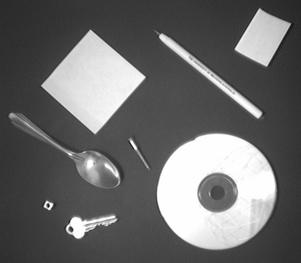
%> input picture edgedetect/shapessm.jpg, 301 x 263 px
$ octave edgedetect_scratchpad4.m   (GNU Octave 9; MATLAB toolbox functions it lacks are replaced by stand-ins)
%> lines starting %> are read from the running program, lines starting %| are printed output that depends on the picture; in (x1, y1, x2, y2) boxes, pixels count from 0 and x2, y2 are one past the last pixel; in counts of white or black regions, pixels touching at a corner belong together; the program's own positions count from 1
clear all;
close all;

%% Import test imag, filter and output label matrix for connected regions
im = imread('shapessm.jpg');
%> im is the input picture: size 263x301 uint8; min 14, max 255, mean 106.3
I1 = im;
figure(1); imshow(I1); title('Original image'); pause(0.5);

I2 = edge(I1, 'canny');
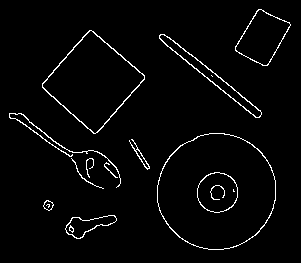
%> I2: size 263x301 logical; 2.8% white in thin lines or dots, all inside (x1, y1, x2, y2) = (9, 9, 291, 250)
I2 = bwareaopen(I2, 20);
% figure(2); imshow(I2); title('Edge output'); pause(0.5);

I2 = imfill(I2, 'holes');
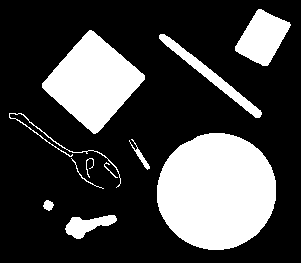
%> I2: size 263x301 logical; 26.5% white; 11 white regions, largest, box (x1, y1, x2, y2) and area: (157, 133, 276, 250) 10946, (42, 30, 145, 134) 5742, (235, 9, 291, 66) 1855
% figure(2); imshow(I2); title('Imfill output'); pause(0.5);

dilationFactor = 5;
se90 = strel('line', dilationFactor, 90);
se0 = strel('line', dilationFactor, 0);
I3 = imdilate(I2, [se90 se0]);
%> I3: size 263x301 logical; 33.2% white; 8 white regions, largest, box (x1, y1, x2, y2) and area: (155, 131, 278, 252) 11906, (40, 28, 147, 136) 6586, (233, 7, 293, 68) 2323
% figure(3); imshow(I3); title('Imdilate output'); pause(0.5);

I3 = imfill(I3, 'holes');
I3 = bwareaopen(I3, 400);
%> I3: size 263x301 logical; 32.7% white; 6 white regions, box (x1, y1, x2, y2) and area: (155, 131, 278, 252) 11906, (40, 28, 147, 136) 6586, (233, 7, 293, 68) 2323, (7, 111, 123, 191) 2139, (157, 32, 264, 120) 1915, (63, 213, 119, 241) 978
% figure(3); imshow(I3); title('Imdilate imfill output'); pause(0.5);

seD = strel('diamond',1);
I3 = imerode(I3, seD);
%> I3: size 263x301 logical; 30.8% white; 6 white regions, box (x1, y1, x2, y2) and area: (156, 132, 277, 251) 11558, (41, 29, 146, 135) 6346, (234, 8, 292, 67) 2160, (8, 112, 122, 190) 1782, (158, 33, 263, 119) 1688, (64, 214, 118, 240) 848
I3 = imerode(I3, seD);
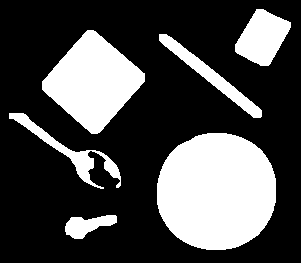
%> I3: size 263x301 logical; 29% white; 6 white regions
% figure(3); imshow(I3); title('Imerode output'); pause(0.5);

cc = bwconncomp(I3);
%> cc = 6 connected components
labeled = labelmatrix(cc);
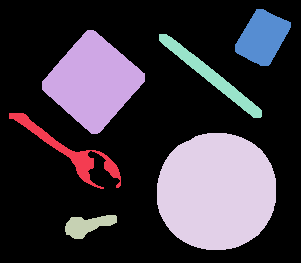
%> labeled: size 263x301 uint8; 7 distinct labels, from 0 to 6; one colour per label, 0 black
figure(1); imshow(label2rgb(labeled)); title('rgblabelled regions'); pause(0.5);
%> after `imshow(label2rgb(labeled))`:
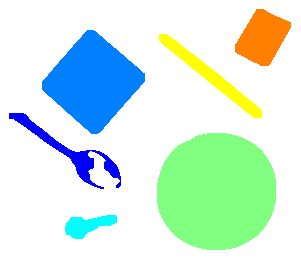
%> displayed picture: size 263x301x3, on the screen's scale of 0 to 255; mean R, G, B 210.4, 237.4, 225.8


%% Extract region properties
regions = regionprops(I3);
%> regions = 6 regions; box (x1, y1, x2, y2), Area and Centroid: (157, 133, 276, 250) 11214 [217.2 192.1], (42, 30, 145, 134) 6110 [93.7 82.4], (235, 9, 291, 66) 2002 [263.1 38.2], (159, 34, 262, 118) 1466 [211.5 76.6], (9, 113, 121, 189) 1434 [71 152.6], (65, 215, 117, 239) 722 [88 225.9]
i = 2; % Looking at floppy disk
obj = ismember(labeled, i) > 0;
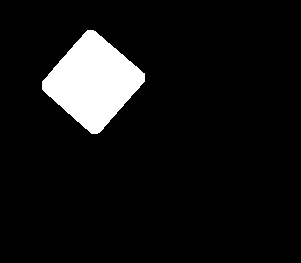
%> obj: size 263x301 logical; 7.7% white; 1 white region, box (x1, y1, x2, y2) and area: (42, 30, 145, 134) 6110
figure(1); imshow(obj); title(['Object i = ' num2str(i)]); pause(0.5);

obj_boundary = bwboundaries(obj); %isolate object bondary in image
%> obj_boundary = 1 boundary; box (x1, y1, x2, y2) and points: (42, 30, 145, 134) 233
obj_boundary = cell2mat(obj_boundary); %convert 1s on image into coordinates
%> obj_boundary = 233 rows, first 12: [82 43; 81 44; 80 45; 79 46; 78 47; 77 48; 76 49; 75 49; 74 50; 73 51; 72 52; 71 53]
x = obj_boundary(:,2);
%> x = 233 values, max 145 at index 109, min 43 at index 1, mean 93.72
y = obj_boundary(:,1);
%> y = 233 values, max 134 at index 170, min 31 at index 52, mean 82.35

xCenter = regions(i).Centroid(1);
%> xCenter = 93.67
yCenter = regions(i).Centroid(2);
%> yCenter = 82.4

[angles, distances] = cart2pol(x-xCenter,y-yCenter);
%> angles = 233 values, max 3.13 at index 232, min -3.13 at index 1, mean 0.0116; distances = 233 values, max 52.01 at index 109, min 37.82 at index 140, mean 44.35
angles = angles*180/pi + 180;
%> angles = 233 values, max 359.3 at index 232, min 0.453 at index 1, mean 180.7
[angles, index] = sort(angles);
%> angles = 233 values from 0.453 to 359.3; index = 233 values, max 233 at index 2, min 1 at index 1, mean 117
distances = distances(index);
%> distances = 233 values, max 52.01 at index 110, min 37.82 at index 141, mean 44.35

% PLOT DIST EVERY angle_step DEGREES
angle_step = 1;
if mod(360,angle_step) ~= 0
    warning('angle_step not an integer divisor of 360');
end

angles_vec = 0:angle_step:359.9999;
dist_vec = zeros(size(angles_vec));

angles = floor(angles / angle_step) * angle_step;
%> angles = 233 values from 0 to 359
for k = 1:length(angles_vec)
    dist_vec(k) = distances(find(angles >= angles_vec(k), 1));
end
%> after the loop, dist_vec = 360 values, max 51.86 at index 172, min 37.82 at index 216, mean 43.45
figure(2); subplot(1,2,1);
plot(angles_vec,dist_vec, 'bo-');
xlabel('angles (degrees)');
ylabel('dist');

subplot(1,2,2);
polarplot(angles_vec*(pi/180),dist_vec, 'bo-');
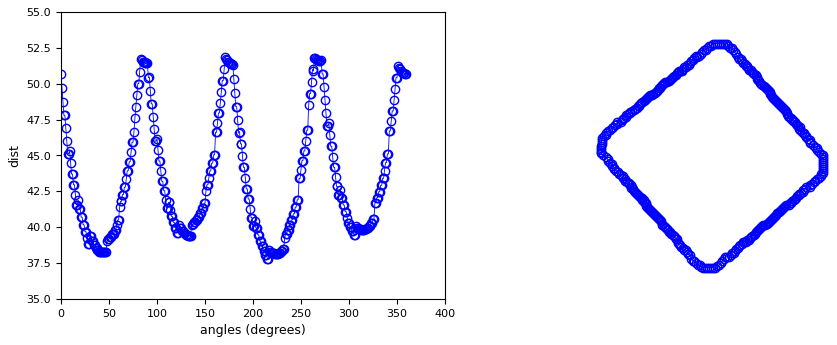
%> figure redrawn from the program's plot data, 2 panels; panel 1: curve peaks at x = 171, y = 51.86

% [22 lines of commented-out code are left out]
